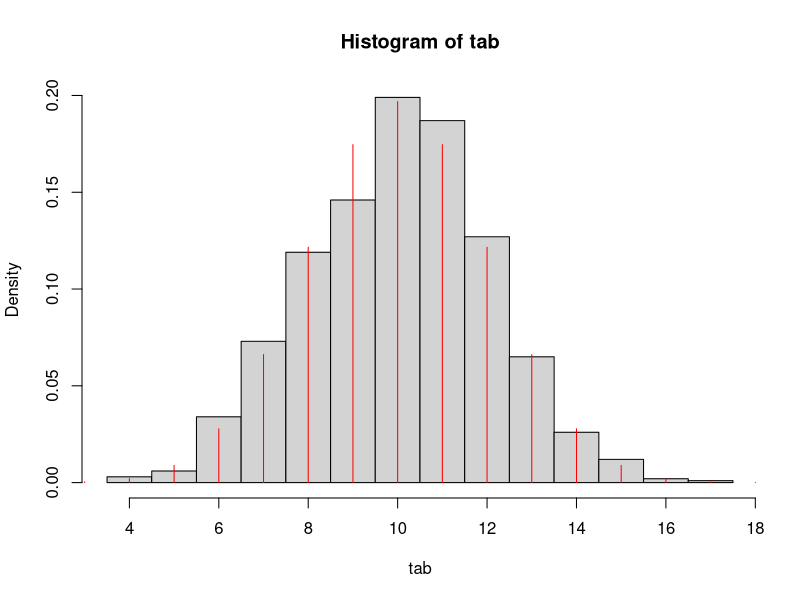
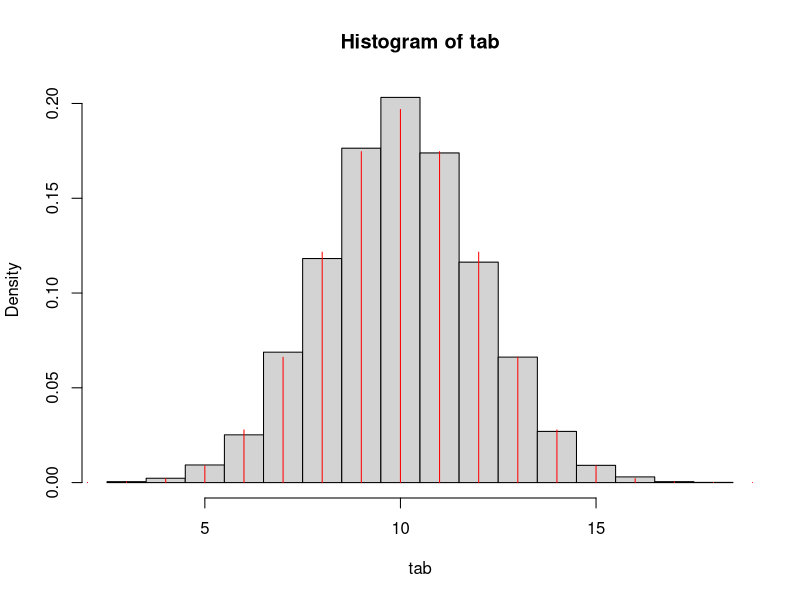
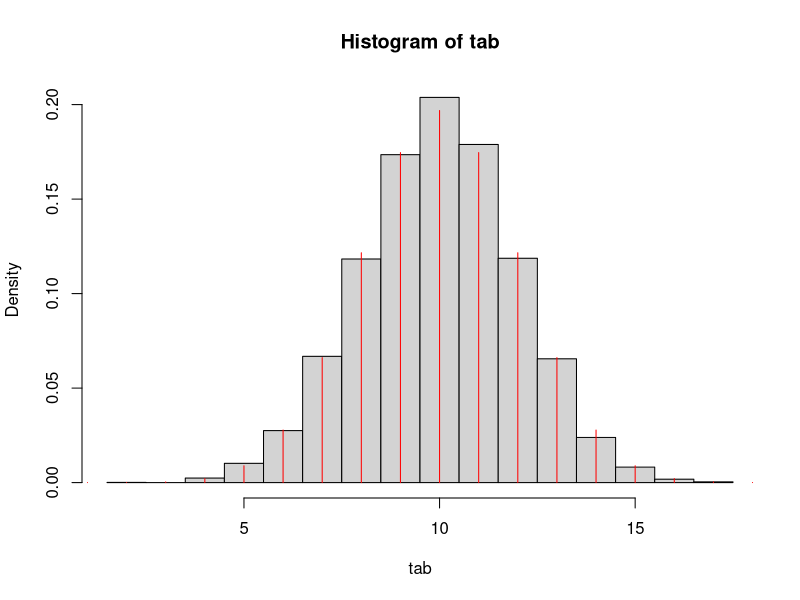
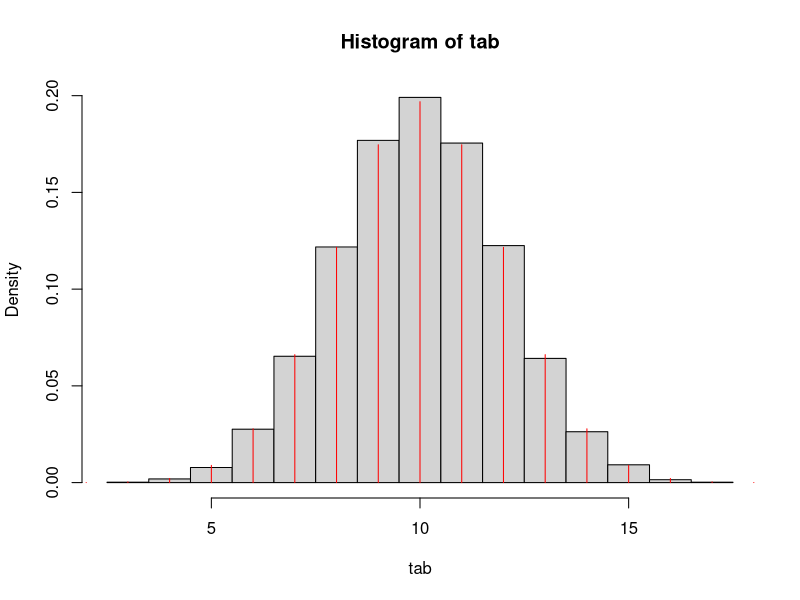
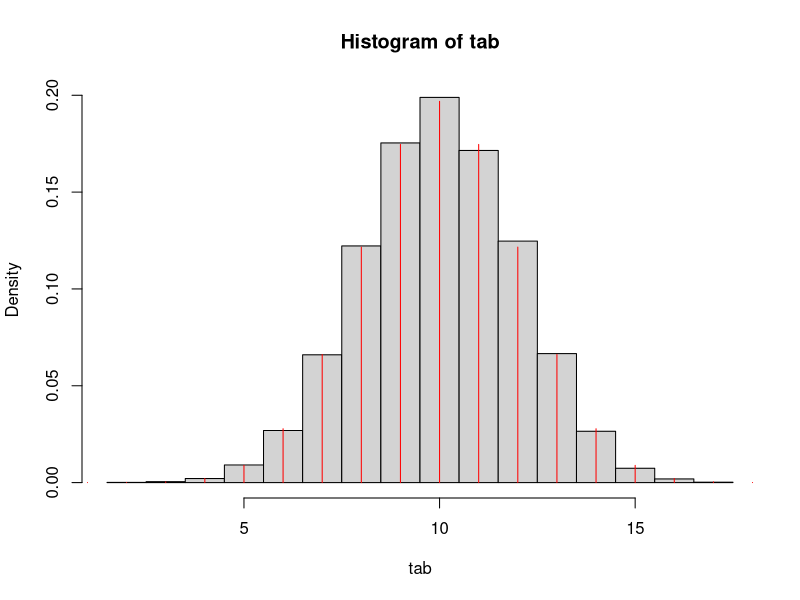
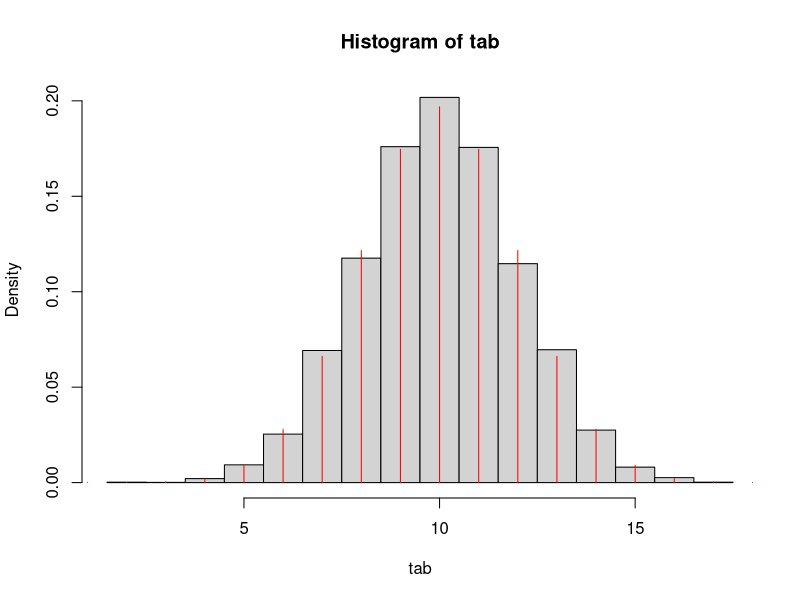
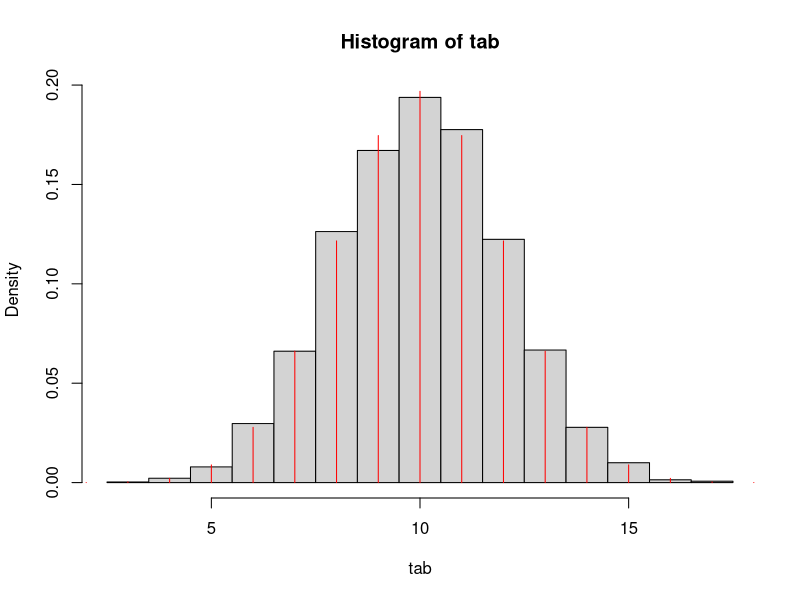
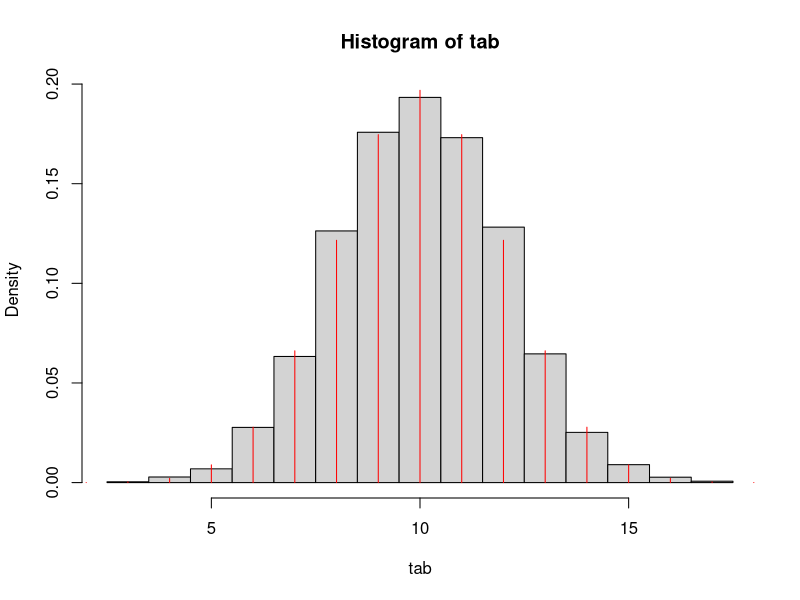

The R source for these figures, in order:
#Fonction qui répète b fois le test conditionnel sous l'hypothése nul
conditionnal_test_under_null = function(a,n,n0.,n.0,b){
  quant = qhyper(1-a, n.0, n-n.0,n0., lower.tail = TRUE, log.p = FALSE)
  tab = rhyper(b,n.0,n-n.0, n0.)
  x=0:(n-n.0)
  mass_fuction = dhyper(x,n.0,n-n.0,n0.,log = FALSE)
  hist(tab,probability=TRUE,breaks = seq(min(tab)-0.5, max(tab)+0.5, by = 1))
  lines(x,mass_fuction,type ="h",col="red")
  risk_exp <- mean(tab > quant)
  print(quant)
  print(tab)
  return(risk_exp)
}

conditionnal_test_under_null(0.05,100,20,50,1000)

#Variation du risque de première espèce empirique en fonction du niveau du test 
vect_a=c()
x=seq(0, 1, by = 0.05)
for(a in seq(0, 1, by = 0.05)){
  vect_a = c(vect_a,conditionnal_test_under_null(a,100,20,50,10000))
}
plot(x,vect_a)
abline(0,1,col='red')

#Variation du risque de première espèce empirique en fonction de n0.     
vect_n0.=c()
x_2=seq(0, 100, by = 10)
for(n0. in seq(0, 100, by = 10)){
  vect_n0. = c(vect_n0.,conditionnal_test_under_null(0.1,100,n0.,50,10000))
}
plot(x_2,vect_n0.)

#Fonction qui répète b fois le test inconditionnel 
unconditionnal_test = function(a,n,p ,b){
  tab = rmultinom(b,n,p)
  vect_n00 = c()
  for(i in 1:b){
    vect_n00 = c(vect_n00,tab[1,i])
    n0. = tab[1,i]+tab[2,i]
    n.0 = tab[1,i]+tab[3,i]
    quant = qhyper(1-a, n.0, n-n.0,n0., lower.tail = TRUE, log.p = FALSE)
    if(vect_n00[i]>quant){
      vect_n00[i]=1
    }
    else{
    vect_n00[i]=0
    }
  }
print(sum(vect_n00)/b)
}

unconditionnal_test(0.05,100,c(0.1,0.1,0.1,0.7),10000)

#Variation de la probabilité de rejeter empirique en fonction du niveau du test 
vect_a2=c()
x=seq(0, 1, by = 0.05)
for(a in seq(0, 1, by = 0.05)){
  vect_a2 = c(vect_a2,unconditionnal_test(a,100,c(0.4,0.3,0.2,0.1),1000))
}
plot(x,vect_a2)

#Variation de la probabilité de rejeter empirique en fonction de la variation de 2 probabilités  
vect_p00=c()
z=seq(0,0.7, by=0.05)
for(p00 in z){
  vect_p00=c(vect_p00,unconditionnal_test(0.05,100,c(p00,0.2,1-p00-0.3,0.1),1000))
}
 plot(z,vect_p00)

#Fonction qui calcule la distribution de la pvalue conditionellement et génére b pvalues indépendante 
#et affiche la fonction de répartirion théorqiue, empirique et uniforme ainsi que les tirages de pvalues 
conditionnal_pvalue_under_null = function(n,n0.,n.0,b){
   vect_pval = c()
   vect_Bpval = c()
   vect_repF = c()
   vect_repE = c()
   support = max(0,n0.+n.0-n):min(n0.,n.0)
   tab = rhyper(b,n.0,n-n.0, n0.)
   for(k in support){
     pk=0
     for(i in k:min(n0.,n.0)){
       pk = pk+choose(n.0,i)*choose(n-n.0,n0.-i)/choose(n, n0.)
     }
     vect_pval=c(vect_pval,pk)
   }
   for(i in tab){
     vect_Bpval = c(vect_Bpval,vect_pval[match(i,support)])
   }
   for(i in rev(vect_pval)){
     pv = 0
     for(pk in vect_pval){
       if(pk<=i){
         j=which(vect_pval==pk)
         pv = pv + choose(n.0,support[j])*choose(n-n.0,n0.-support[j])/choose(n,n0.)
       }
     }
     vect_repF=c(vect_repF,pv)
   }
   vect_repE=ecdf(vect_Bpval)
   vect_repF = unique(vect_repF)
   par(mfrow=c(1,2))
   #plot(support,vect_pval,type='l')
   plot(vect_Bpval,col='red',type='p')
   lines(1:b,runif(length(1:b), min = 0, max = 1),type="p",col="blue",alpha = 0.1)
   f = stepfun(rev(vect_pval), c(0, vect_repF))
   plot(c(0,1), c(0,1),type="n",xlab="t",ylab="F(t)")
   uniform = punif(support, min = 0, max = 1, lower.tail = TRUE, log.p = FALSE)
   lines(support,uniform,col="red")
   lines(vect_repE,col="pink")
   lines(f,col="green")
 }
conditionnal_pvalue_under_null(100,40,40,1000)
?stepfun 
?ecdf
?runif
?lines
?plot
